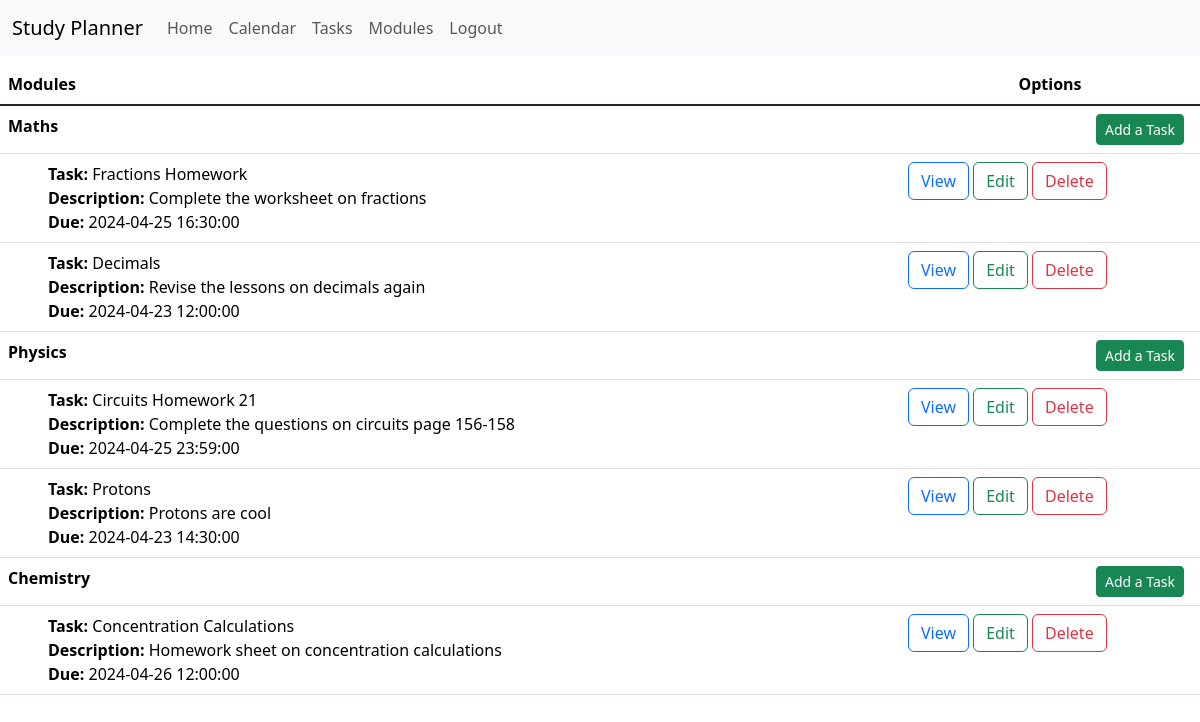
The page /tasks (signed in) on the database its author committed.
### StudyPlanner/models.py (models this page shows)
class Module(db.Model):
    id = db.Column(db.Integer, primary_key=True)
    user = db.Column(db.Integer, db.ForeignKey('user.id'))
    creation_date = db.Column(db.DateTime, default= datetime.datetime.now(datetime.UTC))
    name = db.Column(db.String(100), nullable=False)
    tasks = db.relationship('Task', backref='module_tasks', primaryjoin="Module.id==Task.module", cascade="all, delete")
    events = db.relationship('Event', backref='module_events', primaryjoin="Module.id==Event.module", cascade="all, delete")

class Task(db.Model):
    id = db.Column(db.Integer, primary_key=True)
    user = db.Column(db.Integer, db.ForeignKey('user.id'))
    module = db.Column(db.Integer, db.ForeignKey('module.id', ondelete="CASCADE"))
    event = db.Column(db.Integer, db.ForeignKey('event.id'))
    name = db.Column(db.String(100), nullable=False)
    description = db.Column(db.String(256), nullable=False)
    creation_date = db.Column(db.DateTime, default= datetime.datetime.now(datetime.UTC))
    due_date = db.Column(db.DateTime, nullable=False)
    events = db.relationship('Event', backref='events', primaryjoin="Task.id==Event.task", cascade="all, delete")

### StudyPlanner/core.py (the view)
@bp.route("/tasks")
def tasksPage():
    user = current_user
    modules = user.modules
    return render_template("core/tasks.html", user=user, modules=modules)

### StudyPlanner/__init__.py (called while the page is built)
def create_app():
    app = Flask(__name__)
    app.config['SECRET_KEY'] = 'd71da3aa16a41e7005859041a8063229c1e84514118c8a41b0a03438225499e6'
    app.config['SQLALCHEMY_DATABASE_URI'] = 'sqlite:///db.sqlite'
    db.init_app(app)
    with app.app_context():
        db.create_all()
    from . import auth, core
    app.register_blueprint(auth.bp)
    app.register_blueprint(core.bp)
    login_manager = LoginManager()
    login_manager.login_view = 'auth.login'
    login_manager.init_app(app)
    @login_manager.user_loader
    def load_user(user_id):
        return User.query.get(int(user_id))
    return app

### StudyPlanner/templates/core/tasks.html
{% extends "base.html" %}
{% block content %}
<table class="vw-100 table fixed-table-body mt-2">
    <thead>
        <tr>
            <th style="width: 75%;">Modules</th>
            <th colspan="2" class="text-center">Options</th>
        </tr>
    </thead>
    <tbody class="table-group-divider">
        {% for module in modules %}
            <tr>
                <th colspan="2">{{ module.name}}</th>
                <th class="text-end">
                    <a href="{{ url_for('core.addTask', module_id=module.id ) }}" type="button" class="btn btn-sm btn-success me-2">
                        Add a Task
                    </a>
                </th>
            </tr>
            {% for task in module.tasks %}
            <tr>
                <td class="ps-5"><strong>Task:</strong> {{ task.name }} <br> <strong>Description:</strong> {{ task.description }} <br> <strong>Due:</strong> {{ task.due_date }} </td>
                <td colspan="2">
                    <button class="btn btn-outline-primary">
                        View
                    </button>
                    <a class="btn btn-outline-success" href="{{ url_for('core.editTask', id=task.id, author=task.user) }}">
                        Edit
                    </a>
                    <a class="btn btn-outline-danger" href="{{ url_for('core.deleteTask', id=task.id, author=task.user) }}">
                        Delete
                    </a>
                </td>
            </tr>
            {% endfor %}
        {% endfor %}
    </tbody>
</table>
{% endblock %}

### StudyPlanner/templates/base.html (shortened to what this page needs)
<!doctype html>
<html lang="en">
  <head>
    <link href="https://cdn.jsdelivr.net/npm/bootstrap@5.3.3/dist/css/bootstrap.min.css" rel="stylesheet">
    <nav class="navbar navbar-expand-lg bg-body-tertiary">
        <div class="container-fluid">
          <a class="navbar-brand" href="/">Study Planner</a>
          <div class="collapse navbar-collapse" id="navbarNavAltMarkup">
            <div class="navbar-nav">
              {% if current_user.is_authenticated %}
              <a class="nav-link" aria-current="page" href="/">Home</a>
              <a class="nav-link" href="/calendar">Calendar</a>
              <a class="nav-link" href="/tasks">Tasks</a>
              <a class="nav-link" href="/modules">Modules</a>
              <a class="nav-link" href="/logout">Logout</a>
              {% else %}
              <a class="nav-link" href="/login">Login</a>
              <a class="nav-link" href="/register">Sign Up</a>
              {% endif %}
            </div>
          </div>
        </div>
      </nav>
  </head>
  <body style="height: 100vh;">
    {% block content %}
    {% endblock %}
  </body>
</html>

### rows shown on the page
Module: name "Maths"
Task: name "Fractions Homework", description "Complete the worksheet on fractions", due_date "2024-04-25 16:30:00"
Task: name "Decimals", description "Revise the lessons on decimals again", due_date "2024-04-23 12:00:00"
Module: name "Physics"
Task: name "Circuits Homework 21", description "Complete the questions on circuits page 156-158", due_date "2024-04-25 23:59:00"
Task: name "Protons", description "Protons are cool", due_date "2024-04-23 14:30:00"
Module: name "Chemistry"
Task: name "Concentration Calculations", description "Homework sheet on concentration calculations", due_date "2024-04-26 12:00:00"
